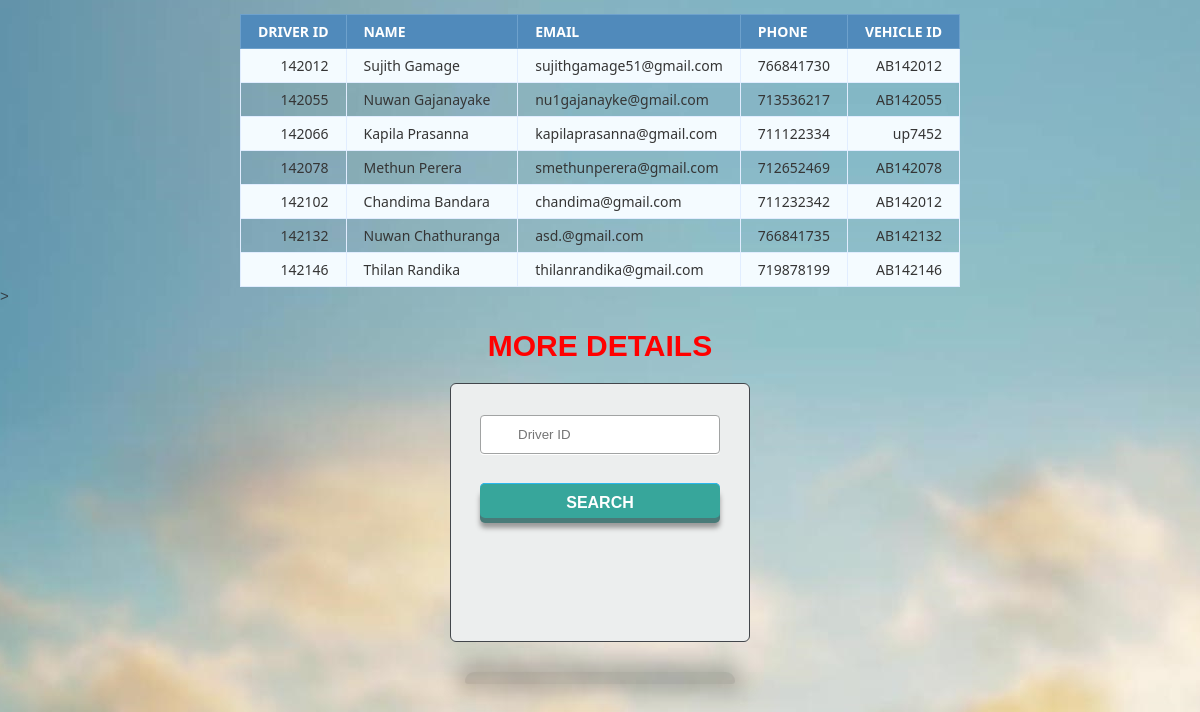
The page /youTravel/DriDetails.php on the database its author committed.
### tables this page shows
CREATE TABLE `driver` (
  `dri_id` varchar(50) NOT NULL,
  `name` varchar(50) DEFAULT NULL,
  `email` varchar(50) DEFAULT NULL,
  `phone` int(15) DEFAULT NULL,
  `vehical_id` varchar(50) DEFAULT NULL
);

### youTravel/DriDetails.php (the view, shortened to what this page needs)
<?php
$db_host = 'localhost';
$db_user = 'root';
$db_pass = '';
$db_name = 'project';
$conn = mysqli_connect($db_host, $db_user, $db_pass, $db_name);
$sql = 'SELECT *
		FROM driver';
$query = mysqli_query($conn, $sql);
?>
<html>
<head>
	<table class="data-table">
		<thead>
			<tr>
				<th>Driver ID</th>
				<th>Name</th>
				<th>Email</th>
				<th>Phone</th>
				<th>Vehicle ID</th>
			</tr>
		</thead>
		<tbody>
		<?php
		while ($row = mysqli_fetch_array($query))
		{
			echo '<tr>
					<td>'.$row['dri_id'].'</td>
					<td>'.$row['name'].'</td>
					<td>'.$row['email'].'</td>
					<td>'.$row['phone'].'</td>
					<td>'.$row['vehical_id'].'</td>
				</tr>';
		}?>
		</tbody>
	</table>
><!doctype html>
<html>
<head>
<head>
 <link href="css/HotelproCss2.css" type="text/css"    rel="stylesheet" />
</head>
<div>
<p class="one">
    <h1><font color="red"> More Details</font></h1> </div>
<body>
    <body>
      <div class="login">
          <link rel="stylesheet" href="log.css" />
           <form   method="post" action="DrimoreDetails.php" name="form1">
    <input type="text" placeholder="Driver ID" id="username" required name="fname">
  <input type="submit" onclick="return checkForm()" name="delecus" value="Search"/>
  </form>
</div>
<div class="shadow"></div>
    </body>
<body>
</body>
</html>

### youTravel/css/HotelproCss2.css (style rules this page uses)
body { background-color: rgb(200,200,200) url("images/header-bg.png"); }
h1 { background-color: #ee3e80 url("images/header-bg.png"); }
body { background: #ffffff url("images/wall.jpg") no-repeat top right; }

### youTravel/log.css (style rules this page uses)
html { height: 100% }
body { background-image: radial-gradient( cover, rgba(92,100,111,1) 0%,rgba(31,35,40,1) 100%), url('http://i.minus.com/io97fW9I0NqJq.png') }
.login { background: #eceeee; border: 1px solid #42464b; border-radius: 6px; height: 257px; margin: 20px auto 0; width: 298px; }
input[type="password"], input[type="text"] { background: url('http://i.minus.com/ibhqW9Buanohx2.png') center left no-repeat, linear-gradient(top, #d6d7d7, #dee0e0); border: 1px solid #a1a3a3; border-radius: 4px; box-shadow: 0 1px #fff; box-sizing: border-box; color: #696969; height: 39px; margin: 31px 0 0 29px; padding-left: 37px; transition: box-shadow 0.3s; width: 240px; }
input[type="submit"] { width:240px; height:35px; display:block; font-family:Arial, "Helvetica", sans-serif; font-size:16px; font-weight:bold; color:#fff; text-decoration:none; text-transform:uppercase; text-align:center; text-shadow:1px 1px 0px #37a69b; padding-top:6px; margin: 29px 0 0 29px; position:relative; cursor:pointer; border: none; background-color: #37a69b; background-image: linear-gradient(top,#3db0a6,#3111); border-top-left-radius: 5px; border-top-right-radius: 5px; border-bottom-right-radius: 5px; border-bottom-left-radius:5px; box-shadow: inset 0px 1px 0px #2ab7ec, 0px 5px 0px 0px #497a78, 0px 10px 5px #999; }
.shadow { background: #000; border-radius: 12px 12px 4px 4px; box-shadow: 0 0 20px 10px #000; height: 12px; margin: 30px auto; opacity: 0.2; width: 270px; }

### youTravel/DriDetails.php (style rules this page uses)
body { font-size: 15px; color: #343d44; font-family: "segoe-ui", "open-sans", tahoma, arial; padding: 0; margin: 0; }
table { margin: auto; font-family: "Lucida Sans Unicode", "Lucida Grande", "Segoe Ui"; font-size: 16px; text-align:left; }
h1 { margin: 25px auto 0; text-align: center; text-transform: uppercase; font-size: 30px; }
table td { transition: all .5s; text-align:left; }
.data-table { border-collapse: collapse; font-size: 14px; min-width: 637px; }
.data-table th, .data-table td { border: 1px solid #e1edff; padding: 7px 17px; }
.data-table thead th { background-color: #508abb; color: #FFFFFF; border-color: #6ea1cc !important; text-transform: uppercase; text-align:left; }
.data-table tbody td { color: #353535; }
.data-table tbody td:first-child, .data-table tbody td:nth-child(4), .data-table tbody td:last-child { text-align: right; }
.data-table tbody tr:nth-child(odd) td { background-color: #f4fbff; }

### rows shown on the page
driver: dri_id "142012", name "Sujith Gamage", email "sujithgamage51@gmail.com", phone "766841730", vehical "AB142012"
driver: dri_id "142055", name "Nuwan Gajanayake", email "nu1gajanayke@gmail.com", phone "713536217", vehical "AB142055"
driver: dri_id "142066", name "Kapila Prasanna", email "kapilaprasanna@gmail.com", phone "711122334", vehical "up7452"
driver: dri_id "142078", name "Methun Perera", email "smethunperera@gmail.com", phone "712652469", vehical "AB142078"
driver: dri_id "142102", name "Chandima Bandara", email "chandima@gmail.com", phone "711232342", vehical "AB142012"
driver: dri_id "142132", name "Nuwan Chathuranga", email "asd.@gmail.com", phone "766841735", vehical "AB142132"
driver: dri_id "142146", name "Thilan Randika", email "thilanrandika@gmail.com", phone "719878199", vehical "AB142146"
